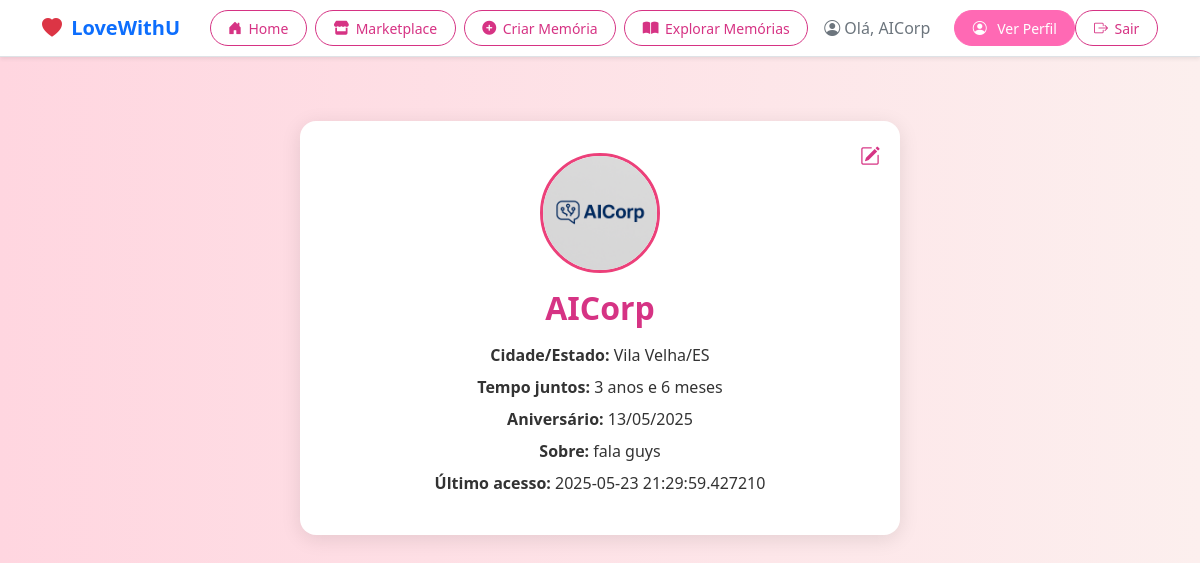
Before: /perfil/oi (signed in) with the older database file.
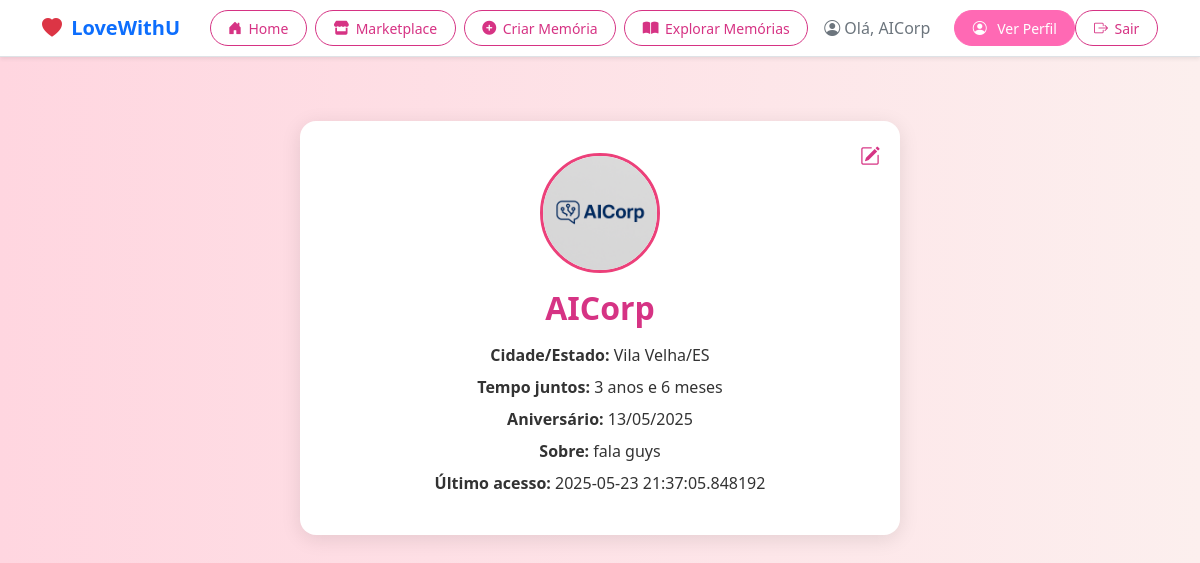
After: the same page with the newer database file.
### app/models.py (models this page shows, shortened)
class User(UserMixin, db.Model):
    id: so.Mapped[int] = so.mapped_column(primary_key=True)
    name: so.Mapped[str] = so.mapped_column(sa.String(64))
    username: so.Mapped[str] = so.mapped_column(sa.String(64), unique=True, index=True)
    email: so.Mapped[str] = so.mapped_column(sa.String(120), unique=True, index=True)
    password_hash: so.Mapped[Optional[str]] = so.mapped_column(sa.String(256))
    profile_img: so.Mapped[Optional[str]] = so.mapped_column(sa.String(128))
    cidade_estado: so.Mapped[Optional[str]] = so.mapped_column(sa.String(100))
    tempo_juntos: so.Mapped[Optional[str]] = so.mapped_column(sa.String(100))
    aniversario: so.Mapped[Optional[datetime]] = so.mapped_column(sa.Date())
    about_me: so.Mapped[Optional[str]] = so.mapped_column(sa.String(140))
    last_seen: so.Mapped[Optional[datetime]] = so.mapped_column(default=lambda: datetime.now(timezone.utc))
    posts: so.Mapped[list['Post']] = so.relationship(back_populates='author', cascade='all, delete-orphan')

### app/routes.py (the view)
@app.route('/perfil/<username>')
@login_required
def user(username):
    user = db.first_or_404(db.select(User).where(User.username == username))
    posts = [
        {'author': user, 'body': 'Exemplo de post 1'},
        {'author': user, 'body': 'Exemplo de post 2'},
    ]
    return render_template('perfil.html', user=user, posts=posts)

### app/models.py (called while the page is built)
@login.user_loader
def load_user(user_id):
    return db.session.get(User, int(user_id))

### app/routes.py (called while the page is built)
@app.before_request
def before_request():
    if current_user.is_authenticated:
        current_user.last_seen = datetime.now(timezone.utc)
        db.session.commit()

### app/templates/perfil.html (shortened to what this page needs)
{% extends 'base.html' %}
{% block content %}
<div class="perfil-card">
    {% if user == current_user %}
    <a href="{{ url_for('editar_perfil') }}" class="edit-icon" title="Editar perfil">
        <i class="bi bi-pencil-square"></i>
    </a>
    {% endif %}
    <img src="{{ url_for('static', filename='uploads/' + user.profile_img) if user.profile_img else url_for('static', filename='img/perfil_padrao.png') }}" alt="Imagem de Perfil" class="perfil-img">
    <h2>{{ user.name }}</h2>
    <div class="perfil-info">
        {% if user.cidade_estado %}<p><strong>Cidade/Estado:</strong> {{ user.cidade_estado }}</p>{% endif %}
        {% if user.tempo_juntos %}<p><strong>Tempo juntos:</strong> {{ user.tempo_juntos }}</p>{% endif %}
        {% if user.aniversario %}<p><strong>Aniversário:</strong> {{ user.aniversario.strftime('%d/%m/%Y') }}</p>{% endif %}
        {% if user.about_me %}<p><strong>Sobre:</strong> {{ user.about_me }}</p>{% endif %}
        {% if user.last_seen %}<p><strong>Último acesso:</strong> {{ user.last_seen }}</p>{% endif %}
    </div>
</div>
{% endblock %}

### app/templates/base.html (shortened to what this page needs)
<!doctype html>
<html lang="pt-br">
<head>
  <link href="https://cdn.jsdelivr.net/npm/bootstrap@5.3.3/dist/css/bootstrap.min.css" rel="stylesheet">
  <link href="https://cdn.jsdelivr.net/npm/bootstrap-icons@1.10.5/font/bootstrap-icons.css" rel="stylesheet">
  <link rel="stylesheet" href="https://cdnjs.cloudflare.com/ajax/libs/font-awesome/6.0.0-beta3/css/all.min.css">
</head>
<body style="background-color: #fef6f9;">
  <nav class="navbar navbar-expand-lg navbar-light bg-white border-bottom shadow-sm">
    <div class="container">
      <a class="navbar-brand fw-bold text-primary" href="{{ url_for('index') }}">
        <i class="bi bi-heart-fill text-danger me-1"></i> LoveWithU
      </a>
      <div class="collapse navbar-collapse" id="navMenu">
        <ul class="navbar-nav ms-auto align-items-center">
          <li class="nav-item me-2">
            <a class="nav-btn nav-btn-outline {% if request.endpoint == 'home' %}active{% endif %}"
              href="{{ url_for('home') }}">
              <i class="bi bi-house-door-fill"></i> Home
            </a>
          </li>
          <li class="nav-item me-2">
            <a class="nav-btn nav-btn-outline {% if request.endpoint == 'marketplace' %}active{% endif %}"
              href="{{ url_for('marketplace') }}">
              <i class="fas fa-store"></i> Marketplace
            </a>
          </li>
          {% if current_user.is_authenticated %}
            <li class="nav-item me-2">
              <a class="nav-btn nav-btn-outline {% if request.endpoint == 'criar_memoria' %}active{% endif %}"
                href="{{ url_for('criar_memoria') }}">
                <i class="fas fa-plus-circle"></i> Criar Memória
              </a>
            </li>
            <li class="nav-item me-2">
              <a class="nav-btn nav-btn-outline {% if request.endpoint == 'explorar_memorias' %}active{% endif %}"
                href="{{ url_for('explorar_memorias') }}">
                <i class="fas fa-book-open"></i> Explorar Memórias
              </a>
            </li>
            <li class="nav-item me-3">
              <a class="nav-link text-secondary d-flex align-items-center" href="{{ url_for('index') }}">
                <i class="bi bi-person-circle me-1"></i> Olá, {{ current_user.name }}
              </a>
            </li>
            <li class="nav-item">
              <a class="nav-btn nav-btn-outline {% if request.endpoint == 'user' %}active{% endif %}"
                href="{{ url_for('user', username=current_user.username) }}">
                <i class="bi bi-person-circle me-1"></i> Ver Perfil
              </a>
            </li>
            <li class="nav-item">
              <a class="nav-btn nav-btn-outline {% if request.endpoint == 'logout' %}active{% endif %}"
                href="{{ url_for('logout') }}">
                <i class="bi bi-box-arrow-right"></i> Sair
              </a>
            </li>
          {% endif %}
        </ul>
      </div>
    </div>
  </nav>
  <div class="container">
    {% block content %}{% endblock %}
  </div>
</body>
</html>

### app/templates/base.html (style rules this page uses)
.nav-btn { border-radius: 50px; padding: 0.4rem 1.1rem; font-size: 0.875rem; text-decoration: none !important; transition: all 0.2s ease-in-out; display: inline-flex; align-items: center; gap: 0.4rem; }
.nav-btn-outline { color: #d63384; border: 1px solid #d63384; background-color: transparent; }
.nav-btn-outline.active { background-color: #ff69b4 !important; border-color: #ff69b4 !important; color: #ffffff !important; }

### app/templates/perfil.html (style rules this page uses)
body { background: linear-gradient(to right, #ffd6e0, #fcefee); }
.perfil-card { max-width: 600px; margin: 4rem auto; padding: 2rem; background: #fff; border-radius: 1rem; box-shadow: 0 4px 20px rgba(0,0,0,0.1); text-align: center; position: relative; }
.perfil-img { width: 120px; height: 120px; border-radius: 50%; object-fit: cover; border: 3px solid #ec407a; margin-bottom: 1rem; }
.perfil-card h2 { color: #d63384; font-weight: 700; margin-bottom: 1rem; }
.perfil-info p { font-size: 1rem; color: #333; margin: 0.5rem 0; }
.edit-icon { position: absolute; top: 20px; right: 20px; color: #d63384; font-size: 1.25rem; text-decoration: none; }

Changed rows visible on the page:
changed User "AICorp": last_seen "2025-05-23 21:29:59.427210" → "2025-05-23 21:37:05.848192"
